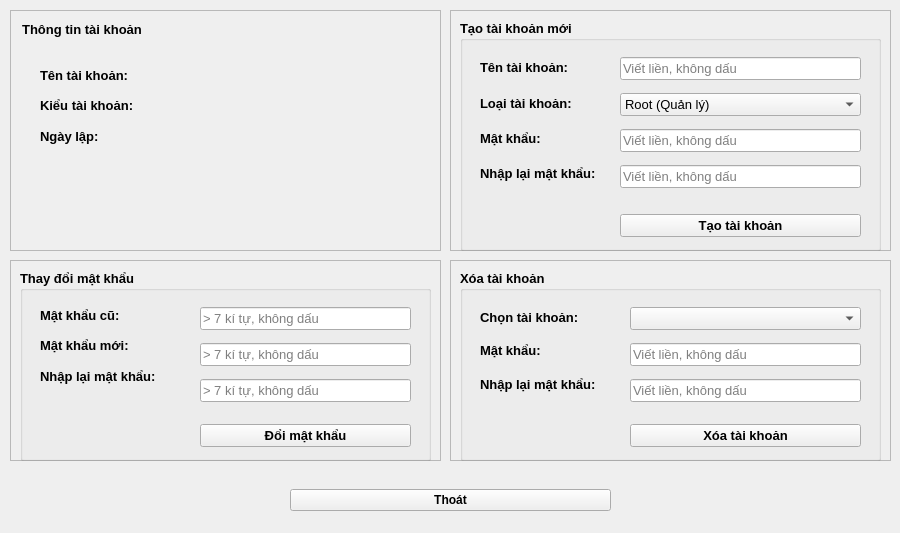
<?xml version="1.0" encoding="UTF-8"?>
<ui version="4.0">
 <class>FormUserAccount</class>
 <widget class="QWidget" name="FormUserAccount">
  <property name="geometry">
   <rect>
    <x>0</x>
    <y>0</y>
    <width>900</width>
    <height>533</height>
   </rect>
  </property>
  <property name="windowTitle">
   <string>STEMe - Tạo tài khoản</string>
  </property>
  <property name="windowIcon">
   <iconset resource="../image.qrc">
    <normaloff>:/image/Setup_icon_1.jpg</normaloff>:/image/Setup_icon_1.jpg</iconset>
  </property>
  <widget class="QWidget" name="horizontalLayoutWidget">
   <property name="geometry">
    <rect>
     <x>290</x>
     <y>480</y>
     <width>321</width>
     <height>41</height>
    </rect>
   </property>
   <layout class="QHBoxLayout" name="horizontalLayout">
    <item>
     <widget class="QPushButton" name="pushButton_Cancel">
      <property name="font">
       <font>
        <bold>true</bold>
       </font>
      </property>
      <property name="text">
       <string>Thoát</string>
      </property>
     </widget>
    </item>
   </layout>
  </widget>
  <widget class="QFrame" name="frame">
   <property name="geometry">
    <rect>
     <x>10</x>
     <y>10</y>
     <width>431</width>
     <height>241</height>
    </rect>
   </property>
   <property name="frameShape">
    <enum>QFrame::StyledPanel</enum>
   </property>
   <property name="frameShadow">
    <enum>QFrame::Raised</enum>
   </property>
   <widget class="QGroupBox" name="groupBox_AccountInfo">
    <property name="geometry">
     <rect>
      <x>10</x>
      <y>10</y>
      <width>411</width>
      <height>151</height>
     </rect>
    </property>
    <property name="font">
     <font>
      <pointsize>10</pointsize>
      <bold>true</bold>
     </font>
    </property>
    <property name="styleSheet">
     <string notr="true">border:5px</string>
    </property>
    <property name="title">
     <string>Thông tin tài khoản</string>
    </property>
    <property name="flat">
     <bool>false</bool>
    </property>
    <widget class="QWidget" name="verticalLayoutWidget">
     <property name="geometry">
      <rect>
       <x>20</x>
       <y>40</y>
       <width>121</width>
       <height>91</height>
      </rect>
     </property>
     <layout class="QVBoxLayout" name="verticalLayout">
      <property name="spacing">
       <number>0</number>
      </property>
      <item>
       <widget class="QLabel" name="label_2">
        <property name="font">
         <font>
          <pointsize>10</pointsize>
          <bold>true</bold>
         </font>
        </property>
        <property name="text">
         <string>Tên tài khoản:</string>
        </property>
       </widget>
      </item>
      <item>
       <widget class="QLabel" name="label">
        <property name="font">
         <font>
          <pointsize>10</pointsize>
          <bold>true</bold>
         </font>
        </property>
        <property name="text">
         <string>Kiểu tài khoản:</string>
        </property>
       </widget>
      </item>
      <item>
       <widget class="QLabel" name="label_4">
        <property name="font">
         <font>
          <pointsize>10</pointsize>
          <bold>true</bold>
         </font>
        </property>
        <property name="text">
         <string>Ngày lập:</string>
        </property>
       </widget>
      </item>
     </layout>
    </widget>
    <widget class="QWidget" name="verticalLayoutWidget_2">
     <property name="geometry">
      <rect>
       <x>160</x>
       <y>40</y>
       <width>231</width>
       <height>91</height>
      </rect>
     </property>
     <layout class="QVBoxLayout" name="verticalLayout_2">
      <property name="spacing">
       <number>0</number>
      </property>
      <item>
       <widget class="QLabel" name="label_Info_Account">
        <property name="font">
         <font>
          <pointsize>10</pointsize>
          <italic>true</italic>
          <bold>false</bold>
         </font>
        </property>
        <property name="text">
         <string/>
        </property>
       </widget>
      </item>
      <item>
       <widget class="QLabel" name="label_Info_Type">
        <property name="font">
         <font>
          <pointsize>10</pointsize>
          <italic>true</italic>
          <bold>false</bold>
         </font>
        </property>
        <property name="text">
         <string/>
        </property>
       </widget>
      </item>
      <item>
       <widget class="QLabel" name="label_Info_Date">
        <property name="font">
         <font>
          <pointsize>10</pointsize>
          <italic>true</italic>
          <bold>false</bold>
         </font>
        </property>
        <property name="text">
         <string/>
        </property>
       </widget>
      </item>
     </layout>
    </widget>
   </widget>
  </widget>
  <widget class="QFrame" name="frame_2">
   <property name="geometry">
    <rect>
     <x>10</x>
     <y>260</y>
     <width>431</width>
     <height>201</height>
    </rect>
   </property>
   <property name="frameShape">
    <enum>QFrame::StyledPanel</enum>
   </property>
   <property name="frameShadow">
    <enum>QFrame::Raised</enum>
   </property>
   <widget class="QGroupBox" name="groupBox">
    <property name="geometry">
     <rect>
      <x>10</x>
      <y>10</y>
      <width>411</width>
      <height>191</height>
     </rect>
    </property>
    <property name="font">
     <font>
      <pointsize>10</pointsize>
      <bold>true</bold>
     </font>
    </property>
    <property name="title">
     <string>Thay đổi mật khẩu</string>
    </property>
    <widget class="QWidget" name="verticalLayoutWidget_3">
     <property name="geometry">
      <rect>
       <x>20</x>
       <y>30</y>
       <width>134</width>
       <height>91</height>
      </rect>
     </property>
     <layout class="QVBoxLayout" name="verticalLayout_3">
      <property name="spacing">
       <number>0</number>
      </property>
      <item>
       <widget class="QLabel" name="label_3">
        <property name="font">
         <font>
          <pointsize>10</pointsize>
          <bold>true</bold>
         </font>
        </property>
        <property name="text">
         <string>Mật khẩu cũ:</string>
        </property>
       </widget>
      </item>
      <item>
       <widget class="QLabel" name="label_5">
        <property name="font">
         <font>
          <pointsize>10</pointsize>
          <bold>true</bold>
         </font>
        </property>
        <property name="text">
         <string>Mật khẩu mới:</string>
        </property>
       </widget>
      </item>
      <item>
       <widget class="QLabel" name="label_6">
        <property name="font">
         <font>
          <pointsize>10</pointsize>
          <bold>true</bold>
         </font>
        </property>
        <property name="text">
         <string>Nhập lại mật khẩu:</string>
        </property>
       </widget>
      </item>
     </layout>
    </widget>
    <widget class="QWidget" name="verticalLayoutWidget_4">
     <property name="geometry">
      <rect>
       <x>180</x>
       <y>30</y>
       <width>211</width>
       <height>110</height>
      </rect>
     </property>
     <layout class="QVBoxLayout" name="verticalLayout_4">
      <item>
       <widget class="QLineEdit" name="lineEdit_ChangePassword">
        <property name="font">
         <font>
          <pointsize>10</pointsize>
          <bold>false</bold>
         </font>
        </property>
        <property name="echoMode">
         <enum>QLineEdit::PasswordEchoOnEdit</enum>
        </property>
        <property name="placeholderText">
         <string>&gt; 7 kí tự, không dấu</string>
        </property>
       </widget>
      </item>
      <item>
       <widget class="QLineEdit" name="lineEdit_ChangeNewPassword">
        <property name="font">
         <font>
          <pointsize>10</pointsize>
          <bold>false</bold>
         </font>
        </property>
        <property name="echoMode">
         <enum>QLineEdit::Password</enum>
        </property>
        <property name="placeholderText">
         <string>&gt; 7 kí tự, không dấu</string>
        </property>
       </widget>
      </item>
      <item>
       <widget class="QLineEdit" name="lineEdit_ChangeRePassword">
        <property name="font">
         <font>
          <pointsize>10</pointsize>
          <bold>false</bold>
         </font>
        </property>
        <property name="echoMode">
         <enum>QLineEdit::Password</enum>
        </property>
        <property name="placeholderText">
         <string>&gt; 7 kí tự, không dấu</string>
        </property>
       </widget>
      </item>
     </layout>
    </widget>
    <widget class="QWidget" name="horizontalLayoutWidget_2">
     <property name="geometry">
      <rect>
       <x>180</x>
       <y>150</y>
       <width>211</width>
       <height>32</height>
      </rect>
     </property>
     <layout class="QHBoxLayout" name="horizontalLayout_4">
      <item>
       <widget class="QPushButton" name="pushButton_ChangePassword">
        <property name="font">
         <font>
          <pointsize>10</pointsize>
          <bold>true</bold>
         </font>
        </property>
        <property name="text">
         <string>Đổi mật khẩu</string>
        </property>
       </widget>
      </item>
     </layout>
    </widget>
   </widget>
  </widget>
  <widget class="QFrame" name="frame_3">
   <property name="geometry">
    <rect>
     <x>450</x>
     <y>260</y>
     <width>441</width>
     <height>201</height>
    </rect>
   </property>
   <property name="frameShape">
    <enum>QFrame::StyledPanel</enum>
   </property>
   <property name="frameShadow">
    <enum>QFrame::Raised</enum>
   </property>
   <widget class="QGroupBox" name="groupBox_2">
    <property name="geometry">
     <rect>
      <x>10</x>
      <y>10</y>
      <width>421</width>
      <height>191</height>
     </rect>
    </property>
    <property name="font">
     <font>
      <pointsize>10</pointsize>
      <bold>true</bold>
     </font>
    </property>
    <property name="title">
     <string>Xóa tài khoản</string>
    </property>
    <widget class="QWidget" name="verticalLayoutWidget_7">
     <property name="geometry">
      <rect>
       <x>20</x>
       <y>30</y>
       <width>134</width>
       <height>101</height>
      </rect>
     </property>
     <layout class="QVBoxLayout" name="verticalLayout_7">
      <property name="spacing">
       <number>0</number>
      </property>
      <item>
       <widget class="QLabel" name="label_11">
        <property name="font">
         <font>
          <pointsize>10</pointsize>
          <bold>true</bold>
         </font>
        </property>
        <property name="text">
         <string>Chọn tài khoản:</string>
        </property>
       </widget>
      </item>
      <item>
       <widget class="QLabel" name="label_12">
        <property name="font">
         <font>
          <pointsize>10</pointsize>
          <bold>true</bold>
         </font>
        </property>
        <property name="text">
         <string>Mật khẩu:</string>
        </property>
       </widget>
      </item>
      <item>
       <widget class="QLabel" name="label_13">
        <property name="font">
         <font>
          <pointsize>10</pointsize>
          <bold>true</bold>
         </font>
        </property>
        <property name="text">
         <string>Nhập lại mật khẩu:</string>
        </property>
       </widget>
      </item>
     </layout>
    </widget>
    <widget class="QWidget" name="verticalLayoutWidget_8">
     <property name="geometry">
      <rect>
       <x>170</x>
       <y>30</y>
       <width>231</width>
       <height>110</height>
      </rect>
     </property>
     <layout class="QVBoxLayout" name="verticalLayout_8">
      <item>
       <widget class="QComboBox" name="comboBox_RemoveAccount">
        <property name="font">
         <font>
          <pointsize>10</pointsize>
          <bold>false</bold>
         </font>
        </property>
        <property name="editable">
         <bool>false</bool>
        </property>
        <property name="currentText">
         <string/>
        </property>
       </widget>
      </item>
      <item>
       <widget class="QLineEdit" name="lineEdit_RemovePassword">
        <property name="font">
         <font>
          <pointsize>10</pointsize>
          <bold>false</bold>
         </font>
        </property>
        <property name="echoMode">
         <enum>QLineEdit::PasswordEchoOnEdit</enum>
        </property>
        <property name="placeholderText">
         <string>Viết liền, không dấu</string>
        </property>
       </widget>
      </item>
      <item>
       <widget class="QLineEdit" name="lineEdit_RemoveRePassword">
        <property name="font">
         <font>
          <pointsize>10</pointsize>
          <bold>false</bold>
         </font>
        </property>
        <property name="echoMode">
         <enum>QLineEdit::PasswordEchoOnEdit</enum>
        </property>
        <property name="placeholderText">
         <string>Viết liền, không dấu</string>
        </property>
       </widget>
      </item>
     </layout>
    </widget>
    <widget class="QWidget" name="horizontalLayoutWidget_4">
     <property name="geometry">
      <rect>
       <x>170</x>
       <y>150</y>
       <width>231</width>
       <height>32</height>
      </rect>
     </property>
     <layout class="QHBoxLayout" name="horizontalLayout_6">
      <item>
       <widget class="QPushButton" name="pushButton_Remove">
        <property name="font">
         <font>
          <pointsize>10</pointsize>
          <bold>true</bold>
         </font>
        </property>
        <property name="text">
         <string>Xóa tài khoản</string>
        </property>
       </widget>
      </item>
     </layout>
    </widget>
   </widget>
  </widget>
  <widget class="QFrame" name="frame_4">
   <property name="geometry">
    <rect>
     <x>450</x>
     <y>10</y>
     <width>441</width>
     <height>241</height>
    </rect>
   </property>
   <property name="frameShape">
    <enum>QFrame::StyledPanel</enum>
   </property>
   <property name="frameShadow">
    <enum>QFrame::Raised</enum>
   </property>
   <widget class="QGroupBox" name="groupBox_3">
    <property name="geometry">
     <rect>
      <x>10</x>
      <y>10</y>
      <width>421</width>
      <height>231</height>
     </rect>
    </property>
    <property name="font">
     <font>
      <pointsize>10</pointsize>
      <bold>true</bold>
     </font>
    </property>
    <property name="title">
     <string>Tạo tài khoản mới</string>
    </property>
    <widget class="QWidget" name="verticalLayoutWidget_5">
     <property name="geometry">
      <rect>
       <x>20</x>
       <y>30</y>
       <width>134</width>
       <height>141</height>
      </rect>
     </property>
     <layout class="QVBoxLayout" name="verticalLayout_5">
      <property name="spacing">
       <number>0</number>
      </property>
      <item>
       <widget class="QLabel" name="label_7">
        <property name="font">
         <font>
          <pointsize>10</pointsize>
          <bold>true</bold>
         </font>
        </property>
        <property name="text">
         <string>Tên tài khoản:</string>
        </property>
       </widget>
      </item>
      <item>
       <widget class="QLabel" name="label_8">
        <property name="font">
         <font>
          <pointsize>10</pointsize>
          <bold>true</bold>
         </font>
        </property>
        <property name="text">
         <string>Loại tài khoản:</string>
        </property>
       </widget>
      </item>
      <item>
       <widget class="QLabel" name="label_9">
        <property name="font">
         <font>
          <pointsize>10</pointsize>
          <bold>true</bold>
         </font>
        </property>
        <property name="text">
         <string>Mật khẩu:</string>
        </property>
       </widget>
      </item>
      <item>
       <widget class="QLabel" name="label_10">
        <property name="font">
         <font>
          <pointsize>10</pointsize>
          <bold>true</bold>
         </font>
        </property>
        <property name="text">
         <string>Nhập lại mật khẩu:</string>
        </property>
       </widget>
      </item>
     </layout>
    </widget>
    <widget class="QWidget" name="verticalLayoutWidget_6">
     <property name="geometry">
      <rect>
       <x>160</x>
       <y>30</y>
       <width>241</width>
       <height>148</height>
      </rect>
     </property>
     <layout class="QVBoxLayout" name="verticalLayout_6">
      <item>
       <widget class="QLineEdit" name="lineEdit_NewAccount">
        <property name="font">
         <font>
          <pointsize>10</pointsize>
          <bold>false</bold>
         </font>
        </property>
        <property name="placeholderText">
         <string>Viết liền, không dấu</string>
        </property>
       </widget>
      </item>
      <item>
       <widget class="QComboBox" name="comboBox_NewType">
        <property name="font">
         <font>
          <pointsize>10</pointsize>
          <bold>false</bold>
         </font>
        </property>
        <property name="editable">
         <bool>false</bool>
        </property>
        <property name="currentText">
         <string>Root (Quản lý)</string>
        </property>
        <item>
         <property name="text">
          <string>Root (Quản lý)</string>
         </property>
        </item>
        <item>
         <property name="text">
          <string>Teacher (Giáo viên)</string>
         </property>
        </item>
        <item>
         <property name="text">
          <string>Student (Học sinh)</string>
         </property>
        </item>
       </widget>
      </item>
      <item>
       <widget class="QLineEdit" name="lineEdit_NewPassword">
        <property name="font">
         <font>
          <pointsize>10</pointsize>
          <bold>false</bold>
         </font>
        </property>
        <property name="echoMode">
         <enum>QLineEdit::PasswordEchoOnEdit</enum>
        </property>
        <property name="placeholderText">
         <string>Viết liền, không dấu</string>
        </property>
       </widget>
      </item>
      <item>
       <widget class="QLineEdit" name="lineEdit_NewRePassword">
        <property name="font">
         <font>
          <pointsize>10</pointsize>
          <bold>false</bold>
         </font>
        </property>
        <property name="echoMode">
         <enum>QLineEdit::PasswordEchoOnEdit</enum>
        </property>
        <property name="placeholderText">
         <string>Viết liền, không dấu</string>
        </property>
       </widget>
      </item>
     </layout>
    </widget>
    <widget class="QWidget" name="horizontalLayoutWidget_3">
     <property name="geometry">
      <rect>
       <x>160</x>
       <y>190</y>
       <width>241</width>
       <height>32</height>
      </rect>
     </property>
     <layout class="QHBoxLayout" name="horizontalLayout_5">
      <item>
       <widget class="QPushButton" name="pushButton_ChangePassword_NewCreat">
        <property name="font">
         <font>
          <pointsize>10</pointsize>
          <bold>true</bold>
         </font>
        </property>
        <property name="text">
         <string>Tạo tài khoản</string>
        </property>
       </widget>
      </item>
     </layout>
    </widget>
   </widget>
  </widget>
 </widget>
 <resources>
  <include location="../image.qrc"/>
 </resources>
 <connections/>
</ui>
